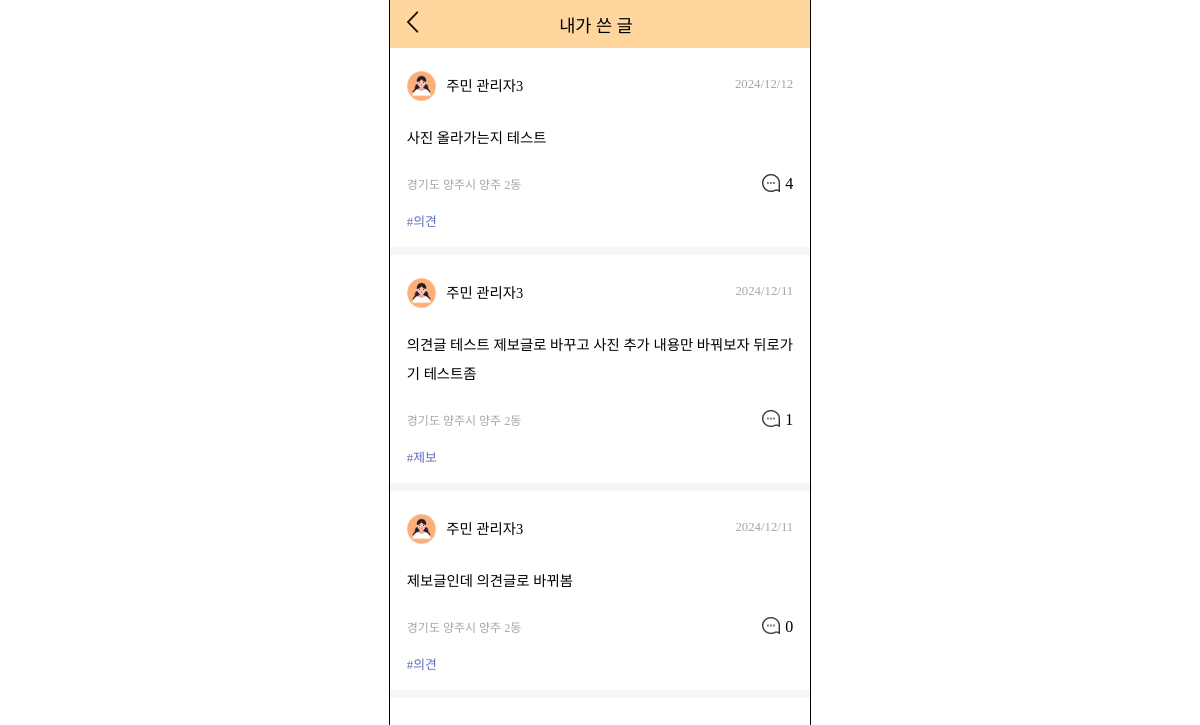
/boards/my-boards/ (signed in), run on an earlier commit of the app's database.
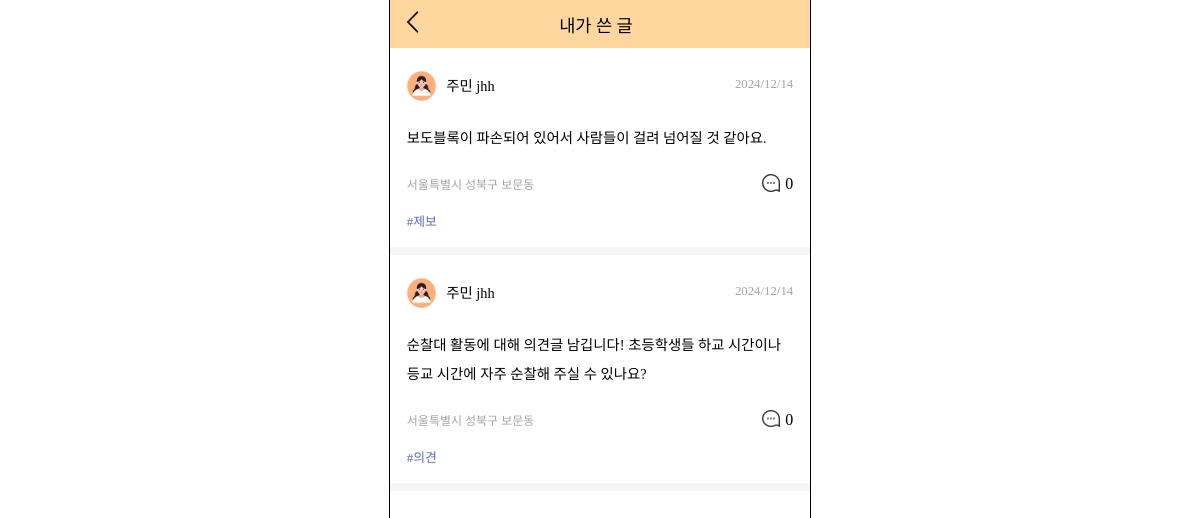
And on a later commit of the database.
### boards/models.py (models this page shows)
class Board(models.Model):
    user = models.ForeignKey(settings.AUTH_USER_MODEL, on_delete=models.CASCADE)
    region_sido = models.CharField(null=False, max_length=30, blank=False)
    region_sigungu = models.CharField(null=False, max_length=30, blank=False)
    region_dong = models.CharField(null=False, max_length=30, blank=False)
    created_at = models.DateTimeField(auto_now_add=True)
    image_path = models.ImageField(upload_to='boards/', null=True, blank=True)
    content = models.TextField(null=False, blank=False)
    board_type = models.ForeignKey(BoardType, on_delete=models.CASCADE, null=False, blank=False)

class BoardType(models.Model):
    type_name = models.CharField(max_length=10, null=False, blank=False)

### accounts/models.py (models this page shows, shortened)
class Member(AbstractBaseUser):
    user_id = models.CharField(primary_key=True, max_length=15, null=False, blank=False, unique=True)
    email = models.EmailField(max_length=100, null=False, blank=False, unique=True)
    nickname = models.CharField(null=False, max_length=8, blank=False)
    region_sido = models.CharField(null=False, max_length=30, blank=False)
    region_sigungu = models.CharField(null=False, max_length=30, blank=False)
    region_dong = models.CharField(null=False, max_length=30, blank=False)
    member_type = models.ForeignKey(MemberType, on_delete=models.CASCADE, null=False, blank=False)
    is_active = models.BooleanField(default=True)
    is_admin = models.BooleanField(default=False)
    objects = UserManager()
    USERNAME_FIELD = 'user_id'
    REQUIRED_FIELDS = ['email', 'nickname', 'region_sido', 'region_sigungu', 'region_dong', 'member_type']

class MemberType(models.Model):
    type_name = models.CharField(max_length=10)
    def __str__(self):
        return self.type_name

### boards/views.py (the view)
# urls.py: path('my-boards/', views.my_boards, name='my_boards'),
def my_boards(request):
    boards = Board.objects.filter(user=request.user).order_by('-created_at')
    for board in boards:
        board.comment_count = Comment.objects.filter(board=board).count()
        if len(board.content) > 150:
            board.short_content = board.content[:150] + '....'
        else:
            board.short_content = board.content
    context = {
        'boards': boards,
    }
    return render(request, 'boards/my_boards.html', context)

### templates/boards/my_boards.html (shortened to what this page needs)
<!DOCTYPE html>
{% load static %}
<html lang="ko">
<head>
    <link rel="stylesheet" href="{% static 'css/my_boards.css' %}">
    <link rel="stylesheet" as="style" crossorigin href="https://cdn.jsdelivr.net/gh/ungveloper/web-fonts/SCoreDream/font-face.css" />
    <link rel="stylesheet" as="style" crossorigin href="https://cdn.jsdelivr.net/gh/ungveloper/web-fonts/SCoreDream/font-family.css" />
</head>
<body>
    <div class="container-content">
        <div class="contents">
            <div class="test">
                <div class="top-block">
                    <div>
                        <a href="{% url 'accounts:mypage' %}"><img src="{% static 'image/back.png' %}" alt=""></a>
                    </div>
                    <div class="title">내가 쓴 글</div>
                </div>
                {% for board in boards %}
                    <div class="post-block">
                        <a href="{% if request.user.member_type.type_name == '주민' %}
                                    {% url 'boards:people_board_detail' board.id %}?page=myboard
                                 {% else %}
                                    {% url 'boards:petrol_board_detail' board.id %}?page=myboard
                                {% endif %}">
                            <div class="post-header">
                                <div class="user-profile">
                                    <div class="user-img">
                                        {% if request.user.member_type.type_name == '주민' %}
                                            <img src="{% static 'image/people_profile.png' %}" alt="">
                                        {% else %}
                                            <img src="{% static 'image/petrol_profile.png' %}" alt="">
                                        {% endif %}
                                    </div>
                                    <div class="user-name">{{ board.user.member_type }} <span
                                            class="text-strong">{{ board.user.nickname }}</span></div>
                                </div>
                                <div class="post-date">{{ board.created_at|date:"Y/m/d" }}</div>
                            </div>
                            <div class="post-content">
                                {{ board.short_content }}
                            </div>
                            <div class="post-footer">
                                <div class="post-region">{{ board.region_sido }} {{ board.region_sigungu }} {{ board.region_dong }}</div>
                                <div class="comment">
                                    <div class="comment-img">
                                        <img src="{% static 'image/speech-bubble.png' %}" alt="">
                                    </div>
                                    <div>{{ board.comment_count }}</div>
                                </div>
                            </div>
                            {% if request.user.member_type.type_name == '주민' %}
                                <div class="post-type">#{{ board.board_type.type_name }}</div>
                            {% endif %}
                        </a>
                    </div>
                    <div class="gap-block"></div>
                {% endfor %}
            </div>
        </div>
    </div>
</body>
</html>

What changed in the data, as far as the page shows it:
removed Board: user.member_type "주민", user.nickname "관리자3", created_at "2024/12/12", short_content "사진 올라가는지 테스트", region_sido "경기도", region_sigungu "양주시", region_dong "양주 2동", comment_count "4", board_type.type_name "의견"
removed Board: user.member_type "주민", user.nickname "관리자3", created_at "2024/12/11", short_content "의견글 테스트 제보글로 바꾸고 사진 추가 내용만 바꿔보자 뒤로가기 테스트좀", region_sido "경기도", region_sigungu "양주시", region_dong "양주 2동", comment_count "1", board_type.type_name "제보"
removed Board: user.member_type "주민", user.nickname "관리자3", created_at "2024/12/11", short_content "제보글인데 의견글로 바뀌봄", region_sido "경기도", region_sigungu "양주시", region_dong "양주 2동", comment_count "0", board_type.type_name "의견"
added Board: user.member_type "주민", user.nickname "jhh", created_at "2024/12/14", short_content "보도블록이 파손되어 있어서 사람들이 걸려 넘어질 것 같아요.", region_sido "서울특별시", region_sigungu "성북구", region_dong "보문동", comment_count "0", board_type.type_name "제보"
added Board: user.member_type "주민", user.nickname "jhh", created_at "2024/12/14", short_content "순찰대 활동에 대해 의견글 남깁니다! 초등학생들 하교 시간이나 등교 시간에 자주 순찰해 주실 수 있나요?", region_sido "서울특별시", region_sigungu "성북구", region_dong "보문동", comment_count "0", board_type.type_name "의견"
